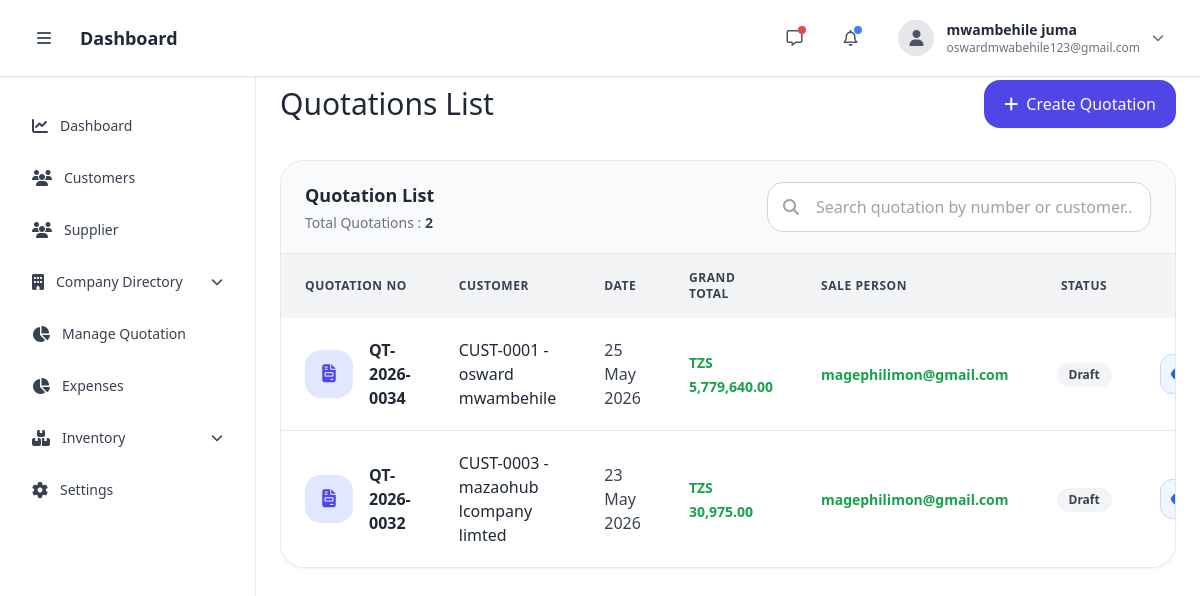
The app's page /quotations/quotation_list/ (signed in) with its own data.
### accounts/models.py (models this page shows, shortened)
class User(AbstractBaseUser, PermissionsMixin):
    company = models.ForeignKey(
        Company,
        on_delete=models.SET_NULL,
        null=True,
        blank=True
    )
    branch = models.ForeignKey(
        Branch,
        on_delete=models.SET_NULL,
        null=True,
        blank=True
    )
    department = models.ForeignKey(
        Department,
        on_delete=models.SET_NULL,
        null=True,
        blank=True
    )
    position = models.ForeignKey(
        Position,
        on_delete=models.SET_NULL,
        null=True,
        blank=True
    )
    email = models.EmailField(unique=True)
    first_name = models.CharField(
        max_length=50,
        blank=True,
        null=True
    )
    last_name = models.CharField(
        max_length=50,
        blank=True,
        null=True
    )
    contact = models.CharField(
        max_length=13,
        blank=True,
        null=True,
        validators=[
            RegexValidator(
                regex=r'^(?:\+255|0)[67][0-9]{8}$',
                message='Enter valid Tanzanian number'
            )
        ]
    )
    is_active = models.BooleanField(default=True)
    is_staff = models.BooleanField(default=False)
    date_joined = models.DateTimeField(
        default=timezone.now
    )
    updated_at = models.DateTimeField(auto_now=True)
    objects = CustomUserManager()
    USERNAME_FIELD = 'email'
    REQUIRED_FIELDS = []
    def __str__(self):
        return self.email

### quotations/models.py (models this page shows, shortened)
class Quotation(models.Model):
    STATUS_CHOICES = (
        ('Draft', 'Draft'),
        ('Sent', 'Sent'),
        ('Approved', 'Approved'),
        ('Rejected', 'Rejected'),
    )
    PAYMENT_MODE = (
        ('Normal', 'Normal'),
        ('Fast Track', 'Fast Track'),
        ('China Order', 'China Order'),
    )
    quotation_no = models.CharField(
        max_length=100,
        unique=True,
        blank=True
    )
    customer = models.ForeignKey(
        Customer,
        on_delete=models.CASCADE,
        related_name='quotations'
    )
    project_name = models.CharField(
        max_length=255,
        blank=True
    )
    project_location = models.CharField(
        max_length=255,
        blank=True
    )
    contact_person = models.CharField(
        max_length=255,
        blank=True
    )
    quotation_date = models.DateField()
    vat_included = models.BooleanField(
        default=False
    )
    vat_percentage = models.DecimalField(
        max_digits=5,
        decimal_places=2,
        default=Decimal('18.00')
    )
    subtotal = models.DecimalField(
        max_digits=15,
        decimal_places=2,
        default=Decimal('0.00')
    )
    discount_amount = models.DecimalField(
        max_digits=15,
        decimal_places=2,
        default=Decimal('0.00')
    )
    tax_amount = models.DecimalField(
        max_digits=15,
        decimal_places=2,
        default=Decimal('0.00')
    )
    grand_total = models.DecimalField(
        max_digits=15,
        decimal_places=2,
        default=Decimal('0.00')
    )
    status = models.CharField(
        max_length=20,
        choices=STATUS_CHOICES,
        default='Draft'
    )
    created_by = models.ForeignKey(
        User,
        on_delete=models.SET_NULL,
        null=True,
        related_name='quotations_created'
    )
    sales_person = models.ForeignKey(
        User,
        on_delete=models.SET_NULL,
        null=True,
        blank=True,
        related_name='sales_quotations'
    )
    created_at = models.DateTimeField(
        auto_now_add=True
    )
    updated_at = models.DateTimeField(
        auto_now=True
    )

### customers/models.py (models this page shows, shortened)
class Customer(models.Model):
    CUSTOMER_TYPE = (
        ('individual', 'Individual'),
        ('company', 'Company'),
    )
    customer_type = models.CharField(
        max_length=20,
        choices=CUSTOMER_TYPE
    )
    full_name = models.CharField(
        max_length=255
    )
    company_name = models.CharField(
        max_length=255,
        blank=True,
        null=True
    )
    phone = models.CharField(
        max_length=20
    )
    alternative_phone = models.CharField(
        max_length=20,
        blank=True,
        null=True
    )
    email = models.EmailField(
        blank=True,
        null=True
    )
    address = models.TextField(
        blank=True,
        null=True
    )
    country = models.CharField(
        max_length=100,
        default='Tanzania'
    )
    region = models.CharField(
        max_length=100,
        blank=True,
        null=True
    )
    is_active = models.BooleanField(
        default=True
    )
    created_at = models.DateTimeField(
        auto_now_add=True
    )
    updated_at = models.DateTimeField(
        auto_now=True
    )
    @property
    def customer_code(self):
        return f"CUST-{self.id:04d}" if self.id else "CUST-NEW"
    def __str__(self):
        if self.customer_type == 'company':
            return f"{self.customer_code} - {self.company_name}"
        return f"{self.customer_code} - {self.full_name}"

### quotations/views.py (the view)
@login_required(login_url='login')
def quotation_list(request):
    quotations = Quotation.objects.select_related(
        'customer',
        'created_by'
    ).order_by('-created_at')
    query = request.GET.get('q')
    if query:
        quotations = quotations.filter(
            Q(quotation_number__icontains=query) |
            Q(customer__name__icontains=query)
        )
    context = {
        'quotations': quotations
    }
    return render(
        request,
        'manager/quotation-list.html',
        context
    )

### templates/manager/quotation-list.html (shortened to what this page needs)
{% extends 'manager/base.html' %}
{% load humanize %}
{% block content %}
{% include 'manager/nav.html' %}
{% include 'manager/sidebar.html' %}
<div class="sm:ml-64 min-h-screen pt-20 px-4 md:px-6 pb-10">
    <div class="max-w-7xl mx-auto">
        <div class="flex flex-col lg:flex-row lg:items-center lg:justify-between gap-4 mb-8">
            <div>
                <h1 class="text-3xl  text-gray-800">
                    Quotations List
                </h1>
            </div>
            <div>
                <a href="{% url 'quotations:create_quotation' %}"
                   class="inline-flex items-center gap-2 px-5 py-3 bg-indigo-600 hover:bg-indigo-700 text-white rounded-2xl shadow-sm transition duration-200">
                    <i class="fa-solid fa-plus"></i>
                    <span>
                        Create Quotation
                    </span>
                </a>
            </div>
        </div>
        <div class="bg-white border border-gray-200 rounded-3xl shadow-sm overflow-hidden">
            <div class="px-6 py-5 border-b border-gray-200 bg-gray-50">
                <div class="flex flex-col lg:flex-row lg:items-center lg:justify-between gap-5">
                    <div>
                        <h2 class="text-lg font-semibold text-gray-800">
                            Quotation List
                        </h2>
                        <p class="text-sm text-gray-500 mt-1">
                            Total Quotations :
                            <span class="font-semibold text-gray-700">
                                {{ quotations.count }}
                            </span>
                        </p>
                    </div>
                    <div class="w-full lg:w-96">
                        <div class="relative">
                            <div class="absolute inset-y-0 left-0 flex items-center pl-4 text-gray-400">
                                <i class="fa-solid fa-magnifying-glass"></i>
                            </div>
                            <input
                                type="text"
                                id="quotationSearch"
                                placeholder="Search quotation by number or customer..."
                                class="w-full pl-12 pr-4 py-3 rounded-2xl border border-gray-300 focus:ring-2 focus:ring-indigo-500 focus:border-indigo-500 outline-none transition"
                            >
                        </div>
                    </div>
                </div>
            </div>
            <div class="overflow-x-auto">
                <table class="w-full">
                    <thead class="bg-gray-100 text-gray-700 uppercase text-xs tracking-wider">
                        <tr>
                            <th class="px-6 py-4 text-left">
                                Quotation No
                            </th>
                            <th class="px-6 py-4 text-left">
                                Customer
                            </th>
                            <th class="px-6 py-4 text-left">
                                Date
                            </th>
                            <th class="px-6 py-4 text-left">
                                Grand Total
                            </th>
                            <th class="px-6 py-4 text-left">
                                Sale Person
                            </th>
                            <th class="px-6 py-4 text-center">
                                Status
                            </th>
                            <th class="px-6 py-4 text-center">
                            </th>
                        </tr>
                    </thead>
                    <tbody id="quotationTable" class="divide-y divide-gray-200 bg-white">
                        {% for quotation in quotations %}
                        <tr
                            class="quotation-row hover:bg-gray-50 transition duration-150"
                            data-number="{{ quotation.quotation_number|default:''|lower }}"
                            data-customer="{{ quotation.customer|default:''|lower }}"
                        >
                            <td class="px-6 py-5">
                                <div class="flex items-center gap-4">
                                    <div class="w-12 h-12 rounded-2xl bg-indigo-100 flex items-center justify-center text-indigo-600 text-lg shrink-0">
                                        <i class="fa-solid fa-file-invoice"></i>
                                    </div>
                                    <div>
                                        <h3 class="font-semibold text-gray-800">
                                             {{ quotation.quotation_no }}
                                        </h3>
                                    </div>
                                </div>
                            </td>
                            <td class="px-6 py-5">
                                <div>
                                    <h3 class="font-medium text-gray-800">
                                        {{ quotation.customer }}
                                    </h3>
                                </div>
                            </td>
                            <td class="px-6 py-5">
                                <span class="text-gray-700 font-medium">
                                    {{ quotation.created_at|date:"d M Y" }}
                                </span>
                            </td>
                            <td class="px-6 py-5">
                                <span class="font-bold text-green-600 text-sm">
                                    TZS {{ quotation.grand_total|floatformat:2|intcomma }}
                                </span>
                            </td>
                            <td class="px-6 py-5">
                                <span class="font-bold text-green-600 text-sm">
                                     {{ quotation.created_by }}
                                </span>
                            </td>
                            <td class="px-6 py-5 text-center">
                                {% if quotation.status == 'APPROVED' %}
                                    <span class="inline-flex items-center px-3 py-1 rounded-full bg-green-100 text-green-700 text-xs font-semibold">
                                        Approved
                                    </span>
                                {% elif quotation.status == 'PENDING' %}
                                    <span class="inline-flex items-center px-3 py-1 rounded-full bg-yellow-100 text-yellow-700 text-xs font-semibold">
                                        Pending
                                    </span>
                                {% else %}
                                    <span class="inline-flex items-center px-3 py-1 rounded-full bg-gray-100 text-gray-700 text-xs font-semibold">
                                        Draft
                                    </span>
                                {% endif %}
                            </td>
                            <td class="px-6 py-5">
                                <div class="flex items-center justify-center gap-2">
                                    <a href="{% url 'quotations:quotation_detail' quotation.id %}"
                                       class="w-10 h-10 rounded-xl border border-blue-200 bg-blue-50 text-blue-600 hover:bg-blue-100 flex items-center justify-center transition">
                                        <i class="fa-solid fa-eye"></i>
                                    </a>
                                </div>
                            </td>
                        </tr>
                        {% endfor %}
                    </tbody>
                </table>
            </div>
        </div>
    </div>
</div>
{% endblock %}

### templates/manager/nav.html (shortened to what this page needs)
<link rel="stylesheet" href="https://cdnjs.cloudflare.com/ajax/libs/font-awesome/6.5.0/css/all.min.css">
<nav class="fixed top-0 z-50 w-full bg-white border-b border-gray-200 shadow-sm dark:bg-gray-900 dark:border-gray-700">
  <div class="px-4 py-3 lg:px-6">
    <div class="flex items-center justify-between">
      <div class="flex items-center gap-4">
        <button class="w-10 h-10 flex items-center justify-center rounded-lg hover:bg-gray-100 dark:hover:bg-gray-800">
          <i class="fa-solid fa-bars text-gray-600 dark:text-gray-300"></i>
        </button>
        <h1 class="text-lg font-bold text-gray-800 dark:text-white">
          Dashboard
        </h1>
      </div>
      <div class="flex items-center gap-4">
        <button class="relative w-10 h-10 flex items-center justify-center rounded-lg hover:bg-gray-100 dark:hover:bg-gray-800">
          <i class="fa-regular fa-message text-gray-600 dark:text-gray-300"></i>
          <span class="absolute top-2 right-2 w-2 h-2 bg-red-500 rounded-full"></span>
        </button>
        <button class="relative w-10 h-10 flex items-center justify-center rounded-lg hover:bg-gray-100 dark:hover:bg-gray-800">
          <i class="fa-regular fa-bell text-gray-600 dark:text-gray-300"></i>
          <span class="absolute top-2 right-2 w-2 h-2 bg-blue-500 rounded-full"></span>
        </button>
        <div class="relative">
          <button id="userDropdownBtn"
            class="flex items-center gap-3 px-3 py-2 rounded-lg hover:bg-gray-100 dark:hover:bg-gray-800">
            <div class="w-9 h-9 flex items-center justify-center rounded-full bg-gray-200 dark:bg-gray-700">
              <i class="fa-solid fa-user text-gray-600 dark:text-gray-300"></i>
            </div>
            <div class="hidden md:block text-left">
              <h2 class="text-sm font-semibold text-gray-800 dark:text-white">
                {{ request.user.first_name }} {{ request.user.last_name }}
              </h2>
              <p class="text-xs text-gray-500 dark:text-gray-400">
                {{ request.user.email }}
              </p>
            </div>
            <i class="fa-solid fa-chevron-down text-xs text-gray-500"></i>
          </button>
        </div>
      </div>
    </div>
  </div>
</nav>

### records on screen
User: user.first_name "mwambehile", user.last_name "juma", user.email "oswardmwabehile123@gmail.com"
Quotation: quotation_no "QT-2026-0034", customer "CUST-0001 - osward mwambehile", created_at "25 May 2026", grand_total "5,779,640.00", created_by "magephilimon@gmail.com", status "Draft"
Quotation: quotation_no "QT-2026-0032", customer "CUST-0003 - mazaohub lcompany limted", created_at "23 May 2026", grand_total "30,975.00", created_by "magephilimon@gmail.com", status "Draft"

### other values on screen
{{ quotations.count }} "2"
